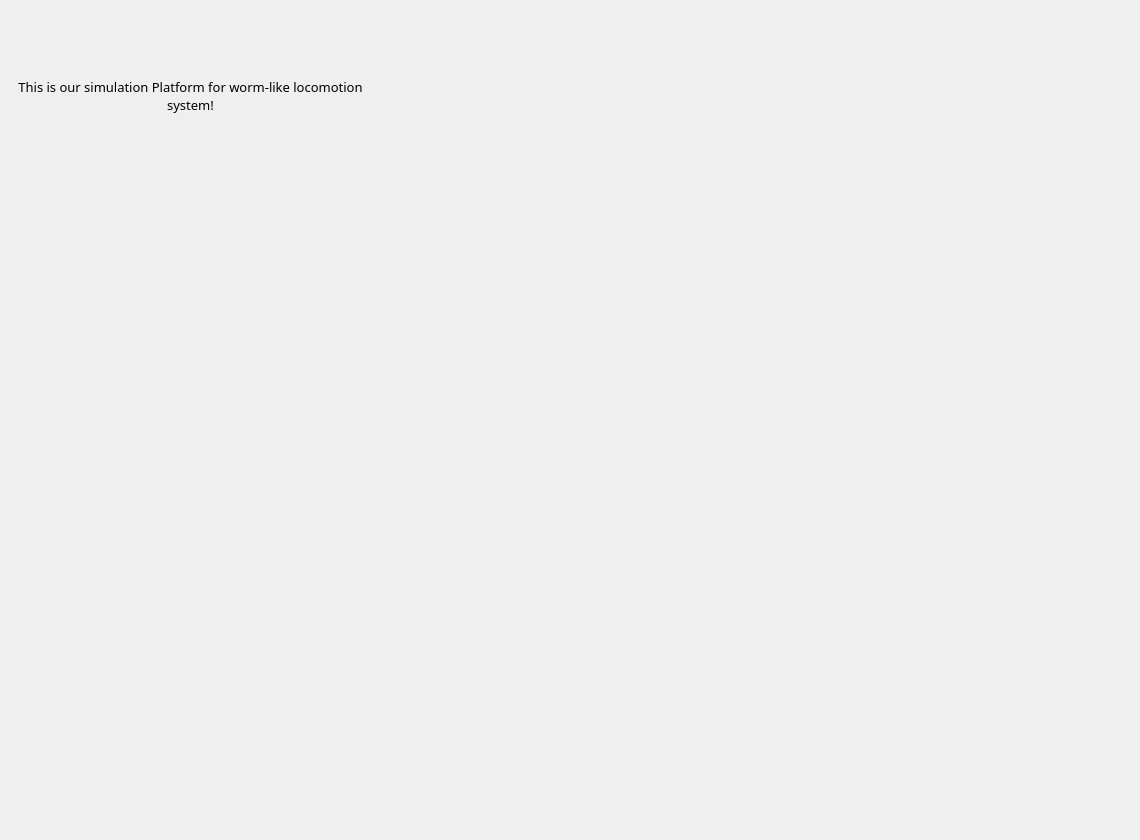
<?xml version="1.0" encoding="UTF-8"?>
<ui version="4.0">
 <class>WelcomePage</class>
 <widget class="QWidget" name="WelcomePage">
  <property name="geometry">
   <rect>
    <x>0</x>
    <y>0</y>
    <width>1140</width>
    <height>840</height>
   </rect>
  </property>
  <property name="windowTitle">
   <string>Form</string>
  </property>
  <widget class="QLabel" name="welcomeText">
   <property name="geometry">
    <rect>
     <x>10</x>
     <y>60</y>
     <width>361</width>
     <height>71</height>
    </rect>
   </property>
   <property name="font">
    <font>
     <family>微软雅黑</family>
     <pointsize>10</pointsize>
    </font>
   </property>
   <property name="text">
    <string>This is our simulation Platform for worm-like locomotion system!</string>
   </property>
   <property name="alignment">
    <set>Qt::AlignCenter</set>
   </property>
   <property name="wordWrap">
    <bool>true</bool>
   </property>
  </widget>
 </widget>
 <resources/>
 <connections/>
</ui>
